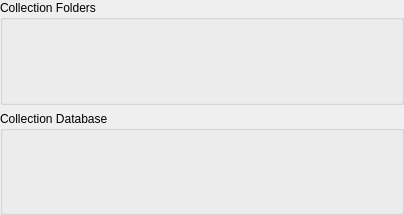
<ui version="4.0" >
 <class>CollectionConfig</class>
 <widget class="QWidget" name="CollectionConfig" >
  <property name="geometry" >
   <rect>
    <x>0</x>
    <y>0</y>
    <width>404</width>
    <height>215</height>
   </rect>
  </property>
  <property name="windowTitle" >
   <string>Collection Setup</string>
  </property>
  <layout class="QVBoxLayout" >
   <property name="leftMargin" >
    <number>0</number>
   </property>
   <property name="topMargin" >
    <number>0</number>
   </property>
   <property name="rightMargin" >
    <number>0</number>
   </property>
   <property name="bottomMargin" >
    <number>0</number>
   </property>
   <item>
    <widget class="Q3GroupBox" name="collectionFoldersBox" >
     <property name="title" >
      <string>Collection Folders</string>
     </property>
    </widget>
   </item>
   <item>
    <widget class="Q3GroupBox" name="databaseBox" >
     <property name="title" >
      <string>Collection Database</string>
     </property>
     <layout class="QVBoxLayout" >
      <item>
       <widget class="DbSetup" native="1" name="dbSetupFrame" />
      </item>
     </layout>
    </widget>
   </item>
  </layout>
 </widget>
 <layoutdefault spacing="6" margin="11" />
 <customwidgets>
  <customwidget>
   <class>Q3GroupBox</class>
   <extends>QGroupBox</extends>
   <header>Qt3Support/Q3GroupBox</header>
   <container>1</container>
  </customwidget>
  <customwidget>
   <class>DbSetup</class>
   <extends>QWidget</extends>
   <header>dbsetup.h</header>
   <container>1</container>
  </customwidget>
 </customwidgets>
 <includes>
  <include location="local" >klineedit.h</include>
  <include location="local" >kpushbutton.h</include>
  <include location="local" >knuminput.h</include>
 </includes>
 <resources/>
 <connections/>
</ui>
